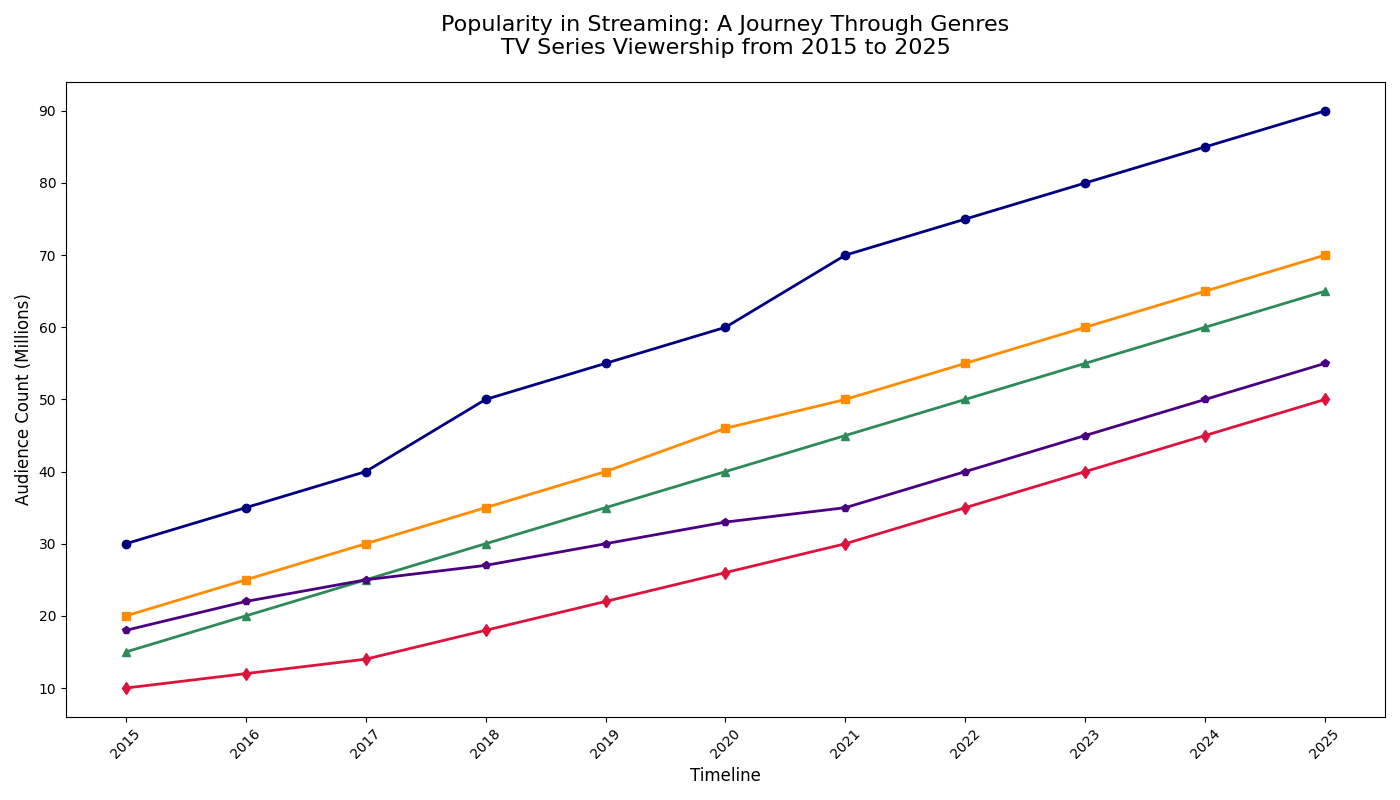

Source code (Python):
import matplotlib.pyplot as plt
import numpy as np

# Defining years and viewership data for each genre (in millions)
years = np.arange(2015, 2026)

drama_viewership = np.array([30, 35, 40, 50, 55, 60, 70, 75, 80, 85, 90])
comedy_viewership = np.array([20, 25, 30, 35, 40, 46, 50, 55, 60, 65, 70])
scifi_viewership = np.array([15, 20, 25, 30, 35, 40, 45, 50, 55, 60, 65])
horror_viewership = np.array([10, 12, 14, 18, 22, 26, 30, 35, 40, 45, 50])
fantasy_viewership = np.array([18, 22, 25, 27, 30, 33, 35, 40, 45, 50, 55])

fig, ax = plt.subplots(figsize=(14, 8))

# Updated color scheme for each genre
ax.plot(years, drama_viewership, '-o', color='navy', linewidth=2, markersize=6)
ax.plot(years, comedy_viewership, '-s', color='darkorange', linewidth=2, markersize=6)
ax.plot(years, scifi_viewership, '-^', color='seagreen', linewidth=2, markersize=6)
ax.plot(years, horror_viewership, '-d', color='crimson', linewidth=2, markersize=6)
ax.plot(years, fantasy_viewership, '-p', color='indigo', linewidth=2, markersize=6)

ax.set_title("Popularity in Streaming: A Journey Through Genres\nTV Series Viewership from 2015 to 2025", fontsize=16, pad=20)
ax.set_xlabel("Timeline", fontsize=12)
ax.set_ylabel("Audience Count (Millions)", fontsize=12)

ax.set_xticks(years)
ax.set_xticklabels(years, rotation=45, fontsize=10)
ax.yaxis.set_tick_params(labelsize=10)

plt.tight_layout()

plt.show()
